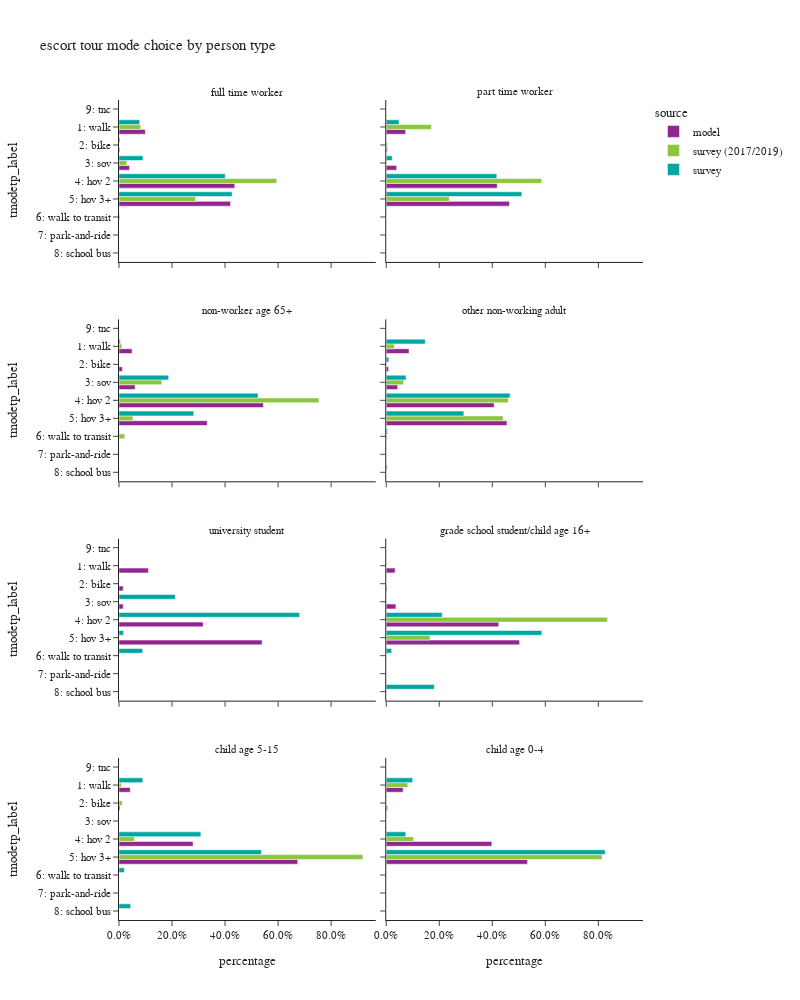

Here is the notebook cell this chart was saved with:
### Code cell
plot_mode_choice(es_tour,"pptyp_label",
                 {"pptyp_label":["full time worker","part time worker","non-worker age 65+","other non-working adult",
                                 "university student","grade school student/child age 16+","child age 5-15","child age 0-4"],
                  "tmodetp_label":["1: walk","2: bike","3: sov","4: hov 2","5: hov 3+","6: walk to transit",
                                   "7: park-and-ride","8: school bus","9: other–survey only"]},
                 "person type",
                 2,1000)

### Figure 1 — Plotly figure (JSON) as saved in the notebook; plotly's stock layout.template omitted (floating-point values rounded to 4 significant figures)
{"data": [{"alignmentgroup": "True", "customdata": [[192], [6], [77], [844], [813]], "hovertemplate": "source=model<br>pptyp_label=full time worker<br>percentage=%{x}<br>tmodetp_label=%{y}<br>sample count=%{customdata[0]}<extra></extra>", "legendgroup": "model", "marker": {"color": "#91268F", "pattern": {"shape": ""}}, "name": "model", "offsetgroup": "model", "orientation": "h", "showlegend": true, "textposition": "auto", "type": "bar", "x": [0.09938, 0.003106, 0.03986, 0.4369, 0.4208], "xaxis": "x7", "y": ["1: walk", "2: bike", "3: sov", "4: hov 2", "5: hov 3+"], "yaxis": "y7"}, {"alignmentgroup": "True", "customdata": [[52], [3], [28], [298], [331]], "hovertemplate": "source=model<br>pptyp_label=part time worker<br>percentage=%{x}<br>tmodetp_label=%{y}<br>sample count=%{customdata[0]}<extra></extra>", "legendgroup": "model", "marker": {"color": "#91268F", "pattern": {"shape": ""}}, "name": "model", "offsetgroup": "model", "orientation": "h", "showlegend": false, "textposition": "auto", "type": "bar", "x": [0.07303, 0.004213, 0.03933, 0.4185, 0.4649], "xaxis": "x8", "y": ["1: walk", "2: bike", "3: sov", "4: hov 2", "5: hov 3+"], "yaxis": "y8"}, {"alignmentgroup": "True", "customdata": [[42], [11], [52], [465], [284]], "hovertemplate": "source=model<br>pptyp_label=non-worker age 65+<br>percentage=%{x}<br>tmodetp_label=%{y}<br>sample count=%{customdata[0]}<extra></extra>", "legendgroup": "model", "marker": {"color": "#91268F", "pattern": {"shape": ""}}, "name": "model", "offsetgroup": "model", "orientation": "h", "showlegend": false, "textposition": "auto", "type": "bar", "x": [0.04918, 0.01288, 0.06089, 0.5445, 0.3326], "xaxis": "x5", "y": ["1: walk", "2: bike", "3: sov", "4: hov 2", "5: hov 3+"], "yaxis": "y5"}, {"alignmentgroup": "True", "customdata": [[203], [21], [102], [963], [1077]], "hovertemplate": "source=model<br>pptyp_label=other non-working adult<br>percentage=%{x}<br>tmodetp_label=%{y}<br>sample count=%{customdata[0]}<extra></extra>", "legendgroup": "model", "marker": {"color": "#91268F", "pattern": {"shape": ""}}, "name": "model", "offsetgroup": "model", "orientation": "h", "showlegend": false, "textposition": "auto", "type": "bar", "x": [0.0858, 0.008876, 0.04311, 0.407, 0.4552], "xaxis": "x6", "y": ["1: walk", "2: bike", "3: sov", "4: hov 2", "5: hov 3+"], "yaxis": "y6"}, {"alignmentgroup": "True", "customdata": [[7], [1], [1], [20], [34]], "hovertemplate": "source=model<br>pptyp_label=university student<br>percentage=%{x}<br>tmodetp_label=%{y}<br>sample count=%{customdata[0]}<extra></extra>", "legendgroup": "model", "marker": {"color": "#91268F", "pattern": {"shape": ""}}, "name": "model", "offsetgroup": "model", "orientation": "h", "showlegend": false, "textposition": "auto", "type": "bar", "x": [0.1111, 0.01587, 0.01587, 0.3175, 0.5397], "xaxis": "x3", "y": ["1: walk", "2: bike", "3: sov", "4: hov 2", "5: hov 3+"], "yaxis": "y3"}, {"alignmentgroup": "True", "customdata": [[11], [1], [12], [140], [166]], "hovertemplate": "source=model<br>pptyp_label=grade school student/child age 16+<br>percentage=%{x}<br>tmodetp_label=%{y}<br>sample count=%{customdata[0]}<extra></extra>", "legendgroup": "model", "marker": {"color": "#91268F", "pattern": {"shape": ""}}, "name": "model", "offsetgroup": "model", "orientation": "h", "showlegend": false, "textposition": "auto", "type": "bar", "x": [0.03333, 0.00303, 0.03636, 0.4242, 0.503], "xaxis": "x4", "y": ["1: walk", "2: bike", "3: sov", "4: hov 2", "5: hov 3+"], "yaxis": "y4"}, {"alignmentgroup": "True", "customdata": [[21], [2], [138], [333]], "hovertemplate": "source=model<br>pptyp_label=child age 5-15<br>percentage=%{x}<br>tmodetp_label=%{y}<br>sample count=%{customdata[0]}<extra></extra>", "legendgroup": "model", "marker": {"color": "#91268F", "pattern": {"shape": ""}}, "name": "model", "offsetgroup": "model", "orientation": "h", "showlegend": false, "textposition": "auto", "type": "bar", "x": [0.04251, 0.004049, 0.2794, 0.6741], "xaxis": "x", "y": ["1: walk", "2: bike", "4: hov 2", "5: hov 3+"], "yaxis": "y"}, {"alignmentgroup": "True", "customdata": [[51], [4], [319], [427]], "hovertemplate": "source=model<br>pptyp_label=child age 0-4<br>percentage=%{x}<br>tmodetp_label=%{y}<br>sample count=%{customdata[0]}<extra></extra>", "legendgroup": "model", "marker": {"color": "#91268F", "pattern": {"shape": ""}}, "name": "model", "offsetgroup": "model", "orientation": "h", "showlegend": false, "textposition": "auto", "type": "bar", "x": [0.06367, 0.004994, 0.3983, 0.5331], "xaxis": "x2", "y": ["1: walk", "2: bike", "4: hov 2", "5: hov 3+"], "yaxis": "y2"}, {"alignmentgroup": "True", "customdata": [[21], [4], [14], [111], [54], [2], [1]], "hovertemplate": "source=survey (2017/2019)<br>pptyp_label=full time worker<br>percentage=%{x}<br>tmodetp_label=%{y}<br>sample count=%{customdata[0]}<extra></extra>", "legendgroup": "survey (2017/2019)", "marker": {"color": "#8CC63E", "pattern": {"shape": ""}}, "name": "survey (2017/2019)", "offsetgroup": "survey (2017/2019)", "orientation": "h", "showlegend": true, "textposition": "auto", "type": "bar", "x": [0.08204, 0.0005572, 0.02925, 0.5947, 0.2891, 0.00416, 0.0001755], "xaxis": "x7", "y": ["1: walk", "2: bike", "3: sov", "4: hov 2", "5: hov 3+", "6: walk to transit", "9: tnc"], "yaxis": "y7"}, {"alignmentgroup": "True", "customdata": [[14], [2], [3], [45], [33]], "hovertemplate": "source=survey (2017/2019)<br>pptyp_label=part time worker<br>percentage=%{x}<br>tmodetp_label=%{y}<br>sample count=%{customdata[0]}<extra></extra>", "legendgroup": "survey (2017/2019)", "marker": {"color": "#8CC63E", "pattern": {"shape": ""}}, "name": "survey (2017/2019)", "offsetgroup": "survey (2017/2019)", "orientation": "h", "showlegend": false, "textposition": "auto", "type": "bar", "x": [0.1702, 0.005044, 0.000408, 0.5864, 0.2379], "xaxis": "x8", "y": ["1: walk", "2: bike", "3: sov", "4: hov 2", "5: hov 3+"], "yaxis": "y8"}, {"alignmentgroup": "True", "customdata": [[7], [5], [36], [5], [2]], "hovertemplate": "source=survey (2017/2019)<br>pptyp_label=non-worker age 65+<br>percentage=%{x}<br>tmodetp_label=%{y}<br>sample count=%{customdata[0]}<extra></extra>", "legendgroup": "survey (2017/2019)", "marker": {"color": "#8CC63E", "pattern": {"shape": ""}}, "name": "survey (2017/2019)", "offsetgroup": "survey (2017/2019)", "orientation": "h", "showlegend": false, "textposition": "auto", "type": "bar", "x": [0.01046, 0.1618, 0.7539, 0.05213, 0.02178], "xaxis": "x5", "y": ["1: walk", "3: sov", "4: hov 2", "5: hov 3+", "6: walk to transit"], "yaxis": "y5"}, {"alignmentgroup": "True", "customdata": [[40], [1], [7], [133], [103], [7]], "hovertemplate": "source=survey (2017/2019)<br>pptyp_label=other non-working adult<br>percentage=%{x}<br>tmodetp_label=%{y}<br>sample count=%{customdata[0]}<extra></extra>", "legendgroup": "survey (2017/2019)", "marker": {"color": "#8CC63E", "pattern": {"shape": ""}}, "name": "survey (2017/2019)", "offsetgroup": "survey (2017/2019)", "orientation": "h", "showlegend": false, "textposition": "auto", "type": "bar", "x": [0.03065, 0.0001065, 0.06557, 0.46, 0.4407, 0.003031], "xaxis": "x6", "y": ["1: walk", "2: bike", "3: sov", "4: hov 2", "5: hov 3+", "6: walk to transit"], "yaxis": "y6"}, {"alignmentgroup": "True", "customdata": [[5], [1]], "hovertemplate": "source=survey (2017/2019)<br>pptyp_label=grade school student/child age 16+<br>percentage=%{x}<br>tmodetp_label=%{y}<br>sample count=%{customdata[0]}<extra></extra>", "legendgroup": "survey (2017/2019)", "marker": {"color": "#8CC63E", "pattern": {"shape": ""}}, "name": "survey (2017/2019)", "offsetgroup": "survey (2017/2019)", "orientation": "h", "showlegend": false, "textposition": "auto", "type": "bar", "x": [0.8346, 0.1654], "xaxis": "x4", "y": ["4: hov 2", "5: hov 3+"], "yaxis": "y4"}, {"alignmentgroup": "True", "customdata": [[8], [1], [15], [46], [1]], "hovertemplate": "source=survey (2017/2019)<br>pptyp_label=child age 5-15<br>percentage=%{x}<br>tmodetp_label=%{y}<br>sample count=%{customdata[0]}<extra></extra>", "legendgroup": "survey (2017/2019)", "marker": {"color": "#8CC63E", "pattern": {"shape": ""}}, "name": "survey (2017/2019)", "offsetgroup": "survey (2017/2019)", "orientation": "h", "showlegend": false, "textposition": "auto", "type": "bar", "x": [0.00867, 0.01253, 0.0584, 0.92, 0.0004035], "xaxis": "x", "y": ["1: walk", "2: bike", "4: hov 2", "5: hov 3+", "6: walk to transit"], "yaxis": "y"}, {"alignmentgroup": "True", "customdata": [[9], [10], [50], [1]], "hovertemplate": "source=survey (2017/2019)<br>pptyp_label=child age 0-4<br>percentage=%{x}<br>tmodetp_label=%{y}<br>sample count=%{customdata[0]}<extra></extra>", "legendgroup": "survey (2017/2019)", "marker": {"color": "#8CC63E", "pattern": {"shape": ""}}, "name": "survey (2017/2019)", "offsetgroup": "survey (2017/2019)", "orientation": "h", "showlegend": false, "textposition": "auto", "type": "bar", "x": [0.08099, 0.1033, 0.814, 0.001723], "xaxis": "x2", "y": ["1: walk", "4: hov 2", "5: hov 3+", "6: walk to transit"], "yaxis": "y2"}, {"alignmentgroup": "True", "customdata": [[40], [9], [22], [120], [77], [3]], "hovertemplate": "source=survey<br>pptyp_label=full time worker<br>percentage=%{x}<br>tmodetp_label=%{y}<br>sample count=%{customdata[0]}<extra></extra>", "legendgroup": "survey", "marker": {"color": "#00A7A0", "pattern": {"shape": ""}}, "name": "survey", "offsetgroup": "survey", "orientation": "h", "showlegend": true, "textposition": "auto", "type": "bar", "x": [0.07807, 0.00396, 0.09034, 0.4005, 0.4266, 0.0005106], "xaxis": "x7", "y": ["1: walk", "2: bike", "3: sov", "4: hov 2", "5: hov 3+", "6: walk to transit"], "yaxis": "y7"}, {"alignmentgroup": "True", "customdata": [[7], [3], [34], [32], [1]], "hovertemplate": "source=survey<br>pptyp_label=part time worker<br>percentage=%{x}<br>tmodetp_label=%{y}<br>sample count=%{customdata[0]}<extra></extra>", "legendgroup": "survey", "marker": {"color": "#00A7A0", "pattern": {"shape": ""}}, "name": "survey", "offsetgroup": "survey", "orientation": "h", "showlegend": false, "textposition": "auto", "type": "bar", "x": [0.0481, 0.02274, 0.4169, 0.5116, 0.0005994], "xaxis": "x8", "y": ["1: walk", "3: sov", "4: hov 2", "5: hov 3+", "6: walk to transit"], "yaxis": "y8"}, {"alignmentgroup": "True", "customdata": [[5], [12], [41], [27], [1]], "hovertemplate": "source=survey<br>pptyp_label=non-worker age 65+<br>percentage=%{x}<br>tmodetp_label=%{y}<br>sample count=%{customdata[0]}<extra></extra>", "legendgroup": "survey", "marker": {"color": "#00A7A0", "pattern": {"shape": ""}}, "name": "survey", "offsetgroup": "survey", "orientation": "h", "showlegend": false, "textposition": "auto", "type": "bar", "x": [0.005101, 0.1871, 0.5246, 0.2818, 0.001389], "xaxis": "x5", "y": ["1: walk", "3: sov", "4: hov 2", "5: hov 3+", "6: walk to transit"], "yaxis": "y5"}, {"alignmentgroup": "True", "customdata": [[23], [4], [12], [83], [51], [4], [1]], "hovertemplate": "source=survey<br>pptyp_label=other non-working adult<br>percentage=%{x}<br>tmodetp_label=%{y}<br>sample count=%{customdata[0]}<extra></extra>", "legendgroup": "survey", "marker": {"color": "#00A7A0", "pattern": {"shape": ""}}, "name": "survey", "offsetgroup": "survey", "orientation": "h", "showlegend": false, "textposition": "auto", "type": "bar", "x": [0.1472, 0.00993, 0.07485, 0.4671, 0.2926, 0.004472, 0.003809], "xaxis": "x6", "y": ["1: walk", "2: bike", "3: sov", "4: hov 2", "5: hov 3+", "6: walk to transit", "8: school bus"], "yaxis": "y6"}, {"alignmentgroup": "True", "customdata": [[1], [8], [1], [1]], "hovertemplate": "source=survey<br>pptyp_label=university student<br>percentage=%{x}<br>tmodetp_label=%{y}<br>sample count=%{customdata[0]}<extra></extra>", "legendgroup": "survey", "marker": {"color": "#00A7A0", "pattern": {"shape": ""}}, "name": "survey", "offsetgroup": "survey", "orientation": "h", "showlegend": false, "textposition": "auto", "type": "bar", "x": [0.2125, 0.6813, 0.0171, 0.08918], "xaxis": "x3", "y": ["3: sov", "4: hov 2", "5: hov 3+", "6: walk to transit"], "yaxis": "y3"}, {"alignmentgroup": "True", "customdata": [[5], [5], [1], [1]], "hovertemplate": "source=survey<br>pptyp_label=grade school student/child age 16+<br>percentage=%{x}<br>tmodetp_label=%{y}<br>sample count=%{customdata[0]}<extra></extra>", "legendgroup": "survey", "marker": {"color": "#00A7A0", "pattern": {"shape": ""}}, "name": "survey", "offsetgroup": "survey", "orientation": "h", "showlegend": false, "textposition": "auto", "type": "bar", "x": [0.211, 0.587, 0.02053, 0.1815], "xaxis": "x4", "y": ["4: hov 2", "5: hov 3+", "6: walk to transit", "8: school bus"], "yaxis": "y4"}, {"alignmentgroup": "True", "customdata": [[5], [11], [41], [2], [4]], "hovertemplate": "source=survey<br>pptyp_label=child age 5-15<br>percentage=%{x}<br>tmodetp_label=%{y}<br>sample count=%{customdata[0]}<extra></extra>", "legendgroup": "survey", "marker": {"color": "#00A7A0", "pattern": {"shape": ""}}, "name": "survey", "offsetgroup": "survey", "orientation": "h", "showlegend": false, "textposition": "auto", "type": "bar", "x": [0.08976, 0.3086, 0.5373, 0.02043, 0.04389], "xaxis": "x", "y": ["1: walk", "4: hov 2", "5: hov 3+", "6: walk to transit", "8: school bus"], "yaxis": "y"}, {"alignmentgroup": "True", "customdata": [[7], [1], [8], [32]], "hovertemplate": "source=survey<br>pptyp_label=child age 0-4<br>percentage=%{x}<br>tmodetp_label=%{y}<br>sample count=%{customdata[0]}<extra></extra>", "legendgroup": "survey", "marker": {"color": "#00A7A0", "pattern": {"shape": ""}}, "name": "survey", "offsetgroup": "survey", "orientation": "h", "showlegend": false, "textposition": "auto", "type": "bar", "x": [0.0996, 0.001008, 0.0736, 0.8258], "xaxis": "x2", "y": ["1: walk", "2: bike", "4: hov 2", "5: hov 3+"], "yaxis": "y2"}], "layout": {"annotations": [{"font": {}, "showarrow": false, "text": "child age 5-15", "x": 0.245, "xanchor": "center", "xref": "paper", "y": 0.1975, "yanchor": "bottom", "yref": "paper"}, {"font": {}, "showarrow": false, "text": "child age 0-4", "x": 0.755, "xanchor": "center", "xref": "paper", "y": 0.1975, "yanchor": "bottom", "yref": "paper"}, {"font": {}, "showarrow": false, "text": "university student", "x": 0.245, "xanchor": "center", "xref": "paper", "y": 0.465, "yanchor": "bottom", "yref": "paper"}, {"font": {}, "showarrow": false, "text": "grade school student/child age 16+", "x": 0.755, "xanchor": "center", "xref": "paper", "y": 0.465, "yanchor": "bottom", "yref": "paper"}, {"font": {}, "showarrow": false, "text": "non-worker age 65+", "x": 0.245, "xanchor": "center", "xref": "paper", "y": 0.7325, "yanchor": "bottom", "yref": "paper"}, {"font": {}, "showarrow": false, "text": "other non-working adult", "x": 0.755, "xanchor": "center", "xref": "paper", "y": 0.7325, "yanchor": "bottom", "yref": "paper"}, {"font": {}, "showarrow": false, "text": "full time worker", "x": 0.245, "xanchor": "center", "xref": "paper", "y": 1.0, "yanchor": "bottom", "yref": "paper"}, {"font": {}, "showarrow": false, "text": "part time worker", "x": 0.755, "xanchor": "center", "xref": "paper", "y": 1.0, "yanchor": "bottom", "yref": "paper"}], "barmode": "group", "height": 1000, "legend": {"title": {"text": "source"}, "tracegroupgap": 0}, "title": {"text": "escort tour mode choice by person type"}, "width": 800, "xaxis": {"anchor": "y", "domain": [0.0, 0.49], "tickformat": ".1%", "title": {"text": "percentage"}}, "xaxis2": {"anchor": "y2", "domain": [0.51, 1.0], "matches": "x", "tickformat": ".1%", "title": {"text": "percentage"}}, "xaxis3": {"anchor": "y3", "domain": [0.0, 0.49], "matches": "x", "showticklabels": false, "tickformat": ".1%"}, "xaxis4": {"anchor": "y4", "domain": [0.51, 1.0], "matches": "x", "showticklabels": false, "tickformat": ".1%"}, "xaxis5": {"anchor": "y5", "domain": [0.0, 0.49], "matches": "x", "showticklabels": false, "tickformat": ".1%"}, "xaxis6": {"anchor": "y6", "domain": [0.51, 1.0], "matches": "x", "showticklabels": false, "tickformat": ".1%"}, "xaxis7": {"anchor": "y7", "domain": [0.0, 0.49], "matches": "x", "showticklabels": false, "tickformat": ".1%"}, "xaxis8": {"anchor": "y8", "domain": [0.51, 1.0], "matches": "x", "showticklabels": false, "tickformat": ".1%"}, "yaxis": {"anchor": "x", "categoryarray": ["9: other–survey only", "8: school bus", "7: park-and-ride", "6: walk to transit", "5: hov 3+", "4: hov 2", "3: sov", "2: bike", "1: walk"], "categoryorder": "array", "domain": [0.0, 0.1975], "title": {"text": "tmodetp_label"}}, "yaxis2": {"anchor": "x2", "domain": [0.0, 0.1975], "matches": "y", "showticklabels": false}, "yaxis3": {"anchor": "x3", "categoryarray": ["9: other–survey only", "8: school bus", "7: park-and-ride", "6: walk to transit", "5: hov 3+", "4: hov 2", "3: sov", "2: bike", "1: walk"], "categoryorder": "array", "domain": [0.2675, 0.465], "matches": "y", "title": {"text": "tmodetp_label"}}, "yaxis4": {"anchor": "x4", "domain": [0.2675, 0.465], "matches": "y", "showticklabels": false}, "yaxis5": {"anchor": "x5", "categoryarray": ["9: other–survey only", "8: school bus", "7: park-and-ride", "6: walk to transit", "5: hov 3+", "4: hov 2", "3: sov", "2: bike", "1: walk"], "categoryorder": "array", "domain": [0.535, 0.7325], "matches": "y", "title": {"text": "tmodetp_label"}}, "yaxis6": {"anchor": "x6", "domain": [0.535, 0.7325], "matches": "y", "showticklabels": false}, "yaxis7": {"anchor": "x7", "categoryarray": ["9: other–survey only", "8: school bus", "7: park-and-ride", "6: walk to transit", "5: hov 3+", "4: hov 2", "3: sov", "2: bike", "1: walk"], "categoryorder": "array", "domain": [0.8025, 1.0], "matches": "y", "title": {"text": "tmodetp_label"}}, "yaxis8": {"anchor": "x8", "domain": [0.8025, 1.0], "matches": "y", "showticklabels": false}}}
